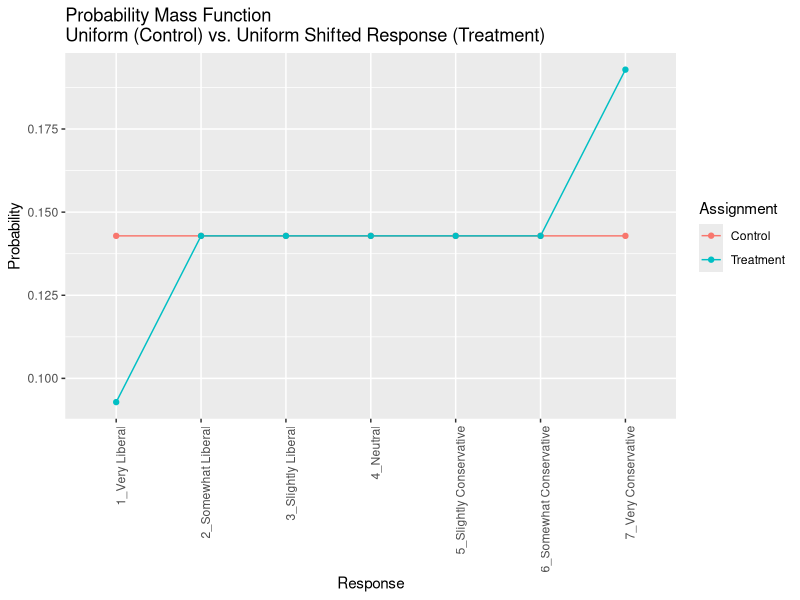

Recreate this plot in R. (Note: a time limit stopped this script after it produced the figure.)
## ---- chunk 1
# load packages 
library(data.table)
library(MASS)
library(ggplot2)

## ---- chunk 2
### GENERATE DATA ###
# Create survey category options
vecPolBias <- c('1_Very Liberal','2_Somewhat Liberal','3_Slightly Liberal',
                '4_Neutral','5_Slightly Conservative','6_Somewhat Conservative',
                '7_Very Conservative')
# The numbers preceeding the response options preserving ordinality by
# forcing alpha-numeric order.
vecPolBias

#Dynamically retrieve number of categories, and also convert to a vector
intNumCategories <- length(vecPolBias)
intNumCategories
vecCategoryNums <- seq(intNumCategories)
vecCategoryNums

# #Convert to data table
# dtOptions <- data.table('BiasNum'=vecCategoryNums, 'BiasRating'=vecPolBias)
# dtOptions
# 
# #Note, our bias number is just used in data generation.
# #It is not meant to imply linearity between categories,
# #as doing so would defeat their ordinal-only nature.

# Set our probabilities of selecting responses

#We'll start with a uniform distribution (equal odds of selecting any response)
#Set probs for being in CONTROL GROUP
vecProbC <- rep(1/intNumCategories, intNumCategories) #Control probs.
vecProbC

#Set probs for being in TREATMENT GROUP
vecProbT <- vecProbC  #Treatment probs. Set the same, identical distributions
vecProbT

#Now let's run a quick observational test to see if we can generate random uniform choices
#... commenting out
#sample(x=vecPolBias, size=10, prob=vecProbC, replace=TRUE)
#sample(x=vecPolBias, size=10, prob=vecProbT, replace=TRUE)

#Let's further test by generating a larger sample and observing their frequency
intSampSize <- 100000
vecSampleDataC <- sample(x=vecPolBias, size=intSampSize, prob=vecProbC, replace=TRUE)
vecSampleDataT <- sample(x=vecPolBias, size=intSampSize, prob=vecProbT, replace=TRUE)
vecSampleData <- c(vecSampleDataC, vecSampleDataT)

dt <- data.table('outcome'=vecSampleData, 
                 'treat'=c(rep(0, intSampSize), rep(1, intSampSize))
                 )
dt[, .N / intSampSize, keyby=.(treat,outcome)]
#Yup, it works!

#Quick peek at our data ... looks good ... commenting out
#dt[sample(.N,10)]

#Finally, we'll make a function so we can repeatedly randomly generate this data
GenRandData <- function(intSampSize, vecProbC, vecProbT) { 
  
  vecSampleDataC <- sample(x=vecPolBias, size=intSampSize, prob=vecProbC, replace=TRUE)
  vecSampleDataT <- sample(x=vecPolBias, size=intSampSize, prob=vecProbT, replace=TRUE)
  vecSampleData <- c(vecSampleDataC, vecSampleDataT)
  
  return(data.table('outcome'=vecSampleData, 
                    'treat'=c(rep(0, intSampSize), rep(1, intSampSize))
                    )
         )
}

#Test our function ... it works ... commenting out
#test <- GenRandData(intSampSize, vecProbC, vecProbT)
#test[sample(.N,10)]

## ---- chunk 3
### POWER TESTS ###

#We'll first generate a model along with some summary stats
#that eventually results in a p-Value.
intSampSize = 50000  #Very large sample produces consistent model
dt <- GenRandData(intSampSize, vecProbC, vecProbT)
m <- polr(as.factor(outcome) ~ treat, data = dt, Hess=TRUE)
summary(m)
tValue <- coef(summary(m))['treat', 't value']
tValue
pValue <- pnorm(abs(tValue), lower.tail=F) * 2
pValue
pValue < 0.05
## ---- chunk 4
#Now we'll wrap the above stuff in a function so we can replicate it
RepPVals <- function(intSampSize, vecProbC, vecProbT, pThresh=0.05) { 

  dt <- GenRandData(intSampSize, vecProbC, vecProbT)
  m <- polr(as.factor(outcome) ~ treat, data = dt, Hess=TRUE)
  tValue <- coef(summary(m))['treat', 't value']
  pValue <- pnorm(abs(tValue), lower.tail=F) * 2
  
  #return(pValue)
  return(pValue < pThresh)

}

#Test the function
intSampSize = 500
RepPVals(intSampSize, vecProbC, vecProbT, pThresh=0.05)

#Now we replicate the function a bunch of times!
intSampSize = 500
intNumReps <- 1000
pValsNull <- replicate(intNumReps, RepPVals(intSampSize, vecProbC, vecProbT, pThresh=0.05))
numDetected <- sum(pValsNull) / intNumReps
numDetected
## ---- chunk 5
### UNIFORM SHIFTED DISTRIBUTION, GENERATION ###

#Uniform Shifted Responses
numShiftFactor <- 0.05
vecProbT <- vecProbC + c(-numShiftFactor,0,0,0,0,0,numShiftFactor)
vecProbT

#Let's visually compare our control and treatment distrubitons

#We'll create a function to do this here that we'll call later as well
PlotDists <- function(vecProbC, vecProbT, strSubtitle='') { 

  dtPlot <- data.table('Response'=c(vecPolBias, vecPolBias),
                       'Assignment'=c(rep('Control',length(vecPolBias)),
                                      rep('Treatment',length(vecPolBias))),
                       'Probability'=c(vecProbC, vecProbT)
                       )
  
  ggplot(data=dtPlot, aes(x=Response, y=Probability, col=Assignment, group=Assignment)) +
   geom_line()+
   geom_point()+
   ggtitle(paste('Probability Mass Function\n',strSubtitle,sep='')) +
   theme(axis.text.x = element_text(angle = 90, hjust = 1))

}

PlotDists(vecProbC, vecProbT, 'Uniform (Control) vs. Uniform Shifted Response (Treatment)')

## ---- chunk 6
### UNIFORM SHIFTED DISTRIBUTION, POWER CURVES - LONG RUN TIME! ###

#Run a single test
intSampSize = 500
dt <- GenRandData(intSampSize, vecProbC, vecProbT)
m <- polr(as.factor(outcome) ~ treat, data = dt, Hess=TRUE)
summary(m)
tValue <- coef(summary(m))['treat', 't value']
tValue
pValue <- pnorm(abs(tValue), lower.tail=F) * 2
pValue
pValue < 0.05

#Now let's replicate it several times and see how many times it detects the difference.
intSampSize = 100
intNumReps <- 1000
pValsNull <- replicate(intNumReps, RepPVals(intSampSize, vecProbC, vecProbT, pThresh=0.05))
numDetected <- sum(pValsNull) / intNumReps
numDetected

#Finally, let's generate "power curves" from replicating this simulation with various
#effect sizes and N-sizes

vecSampSizeTrials <- c(10, 25, 50, 100, 250, 500, 1000)
vecShiftFactorTrials <- seq(5) / 50  #(0.02, 0.04, 0.06, 0.08, 0.10)

#Start a data table with just our sample sizes (we'll fill in the rest as the experiment churns)
dtResultsUniShift <- data.table('NumResponses'=vecSampSizeTrials)
dtResultsUniShift

#Poor man's Grid Search to generate results ...
for (numShiftFactor in vecShiftFactorTrials){
  vecResults <- c(0) #Just a dummy value
  
  for (intSampSize in vecSampSizeTrials){
    
    vecProbT <- vecProbC + c(-numShiftFactor,0,0,0,0,0,numShiftFactor)
    pValsNull <- replicate(intNumReps, RepPVals(intSampSize, vecProbC, vecProbT, pThresh=0.05))
    numDetected <- sum(pValsNull) / intNumReps
    vecResults <- c(vecResults, numDetected)
    
    #print(intSampSize)
    #print(numShiftFactor)
    #print(numDetected)
    
  }
  print(vecResults[-1:-1])
  dtResultsUniShift[, paste('ATE',numShiftFactor,sep='') := vecResults[-1:-1] ]
  
}

dtResultsUniShift
dtResultsUniShift #Not sure why, but it takes calling this twice to see the results

#Save results to disk
fwrite(dtResultsUniShift, 'dtResultsUniShift.csv')
## ---- chunk 7
### UNIFORM TILTED DISTRIBUTION GENERATION ###

#Uniform Tilted Responses
numMaxTiltFactor <- 0.05
vecProbT <- vecProbC + c(-numMaxTiltFactor,-numMaxTiltFactor*2/3,-numMaxTiltFactor*1/3,0,
                         numMaxTiltFactor*1/3,numMaxTiltFactor*2/3,numMaxTiltFactor)
vecProbT

#Visually compare our control and treatment distrubitons
PlotDists(vecProbC, vecProbT, 'Uniform (Control) vs. Uniform Shifted Response (Treatment)')

## ---- chunk 8
### UNIFORM TILTED DISTRIBUTION, POWER CURVES - LONG RUN TIME! ###

#Run a single test
intSampSize = 500
dt <- GenRandData(intSampSize, vecProbC, vecProbT)
m <- polr(as.factor(outcome) ~ treat, data = dt, Hess=TRUE)
summary(m)
tValue <- coef(summary(m))['treat', 't value']
tValue
pValue <- pnorm(abs(tValue), lower.tail=F) * 2
pValue
pValue < 0.05

#Now let's replicate it several times and see how many times it detects the difference.
intSampSize = 100
intNumReps <- 1000
pValsNull <- replicate(intNumReps, RepPVals(intSampSize, vecProbC, vecProbT, pThresh=0.05))
numDetected <- sum(pValsNull) / intNumReps
numDetected

#Finally, let's generate "power curves" from replicating this simulation with various
#effect sizes and N-sizes

vecSampSizeTrials <- c(25, 50, 100, 250, 500, 1000)
#vecSampSizeTrials <- c(25, 50)
vecMaxTiltFactorTrials <- seq(5) / 50  #(0.02, 0.04, 0.06, 0.08, 0.10)
#vecMaxTiltFactorTrials <- seq(2) / 50  #(0.02, 0.04)

#Start a data table with just our sample sizes (we'll fill in the rest as the experiment churns)
dtResults <- data.table('NumResponses'=vecSampSizeTrials)
dtResults

#Poor man's Grid Search to generate results ...
for (numMaxTiltFactor in vecMaxTiltFactorTrials){
  vecResults <- c(0) #Just a dummy value

  for (intSampSize in vecSampSizeTrials){

    vecProbT <- vecProbC + c(-numMaxTiltFactor,-numMaxTiltFactor*2/3,-numMaxTiltFactor*1/3,0,
                             numMaxTiltFactor*1/3,numMaxTiltFactor*2/3,numMaxTiltFactor)
    pValsNull <- replicate(intNumReps, RepPVals(intSampSize, vecProbC, vecProbT, pThresh=0.05))
    numDetected <- sum(pValsNull) / intNumReps
    vecResults <- c(vecResults, numDetected)
    
  }
  print(vecResults[-1:-1])
  dtResults[, paste('ATE',numMaxTiltFactor,sep='') := vecResults[-1:-1] ]

}

dtResults
dtResults #Not sure why, but it takes calling this twice to see the results

#Save results to disk
fwrite(dtResults, 'dtResultsUniTilt.csv')
## ---- chunk 9
### NORMAL SHIFTED DISTRIBUTION GENERATION ###

#First create the control group distribution
vecCenteredNums <- vecCategoryNums - 4 #Centers 'neutral' category at 0
numNormSpike <- 0.7  #Adjusts the 'spikiness' of the normal distribution, higher is spikier
numNormShift <- 1  #Adjusts the shift of the treatment group

#Quick function to normalize the probability mass to sum to 1
NormalizeMass <- function(distIn) {
  return(distIn/sum(distIn))
}

vecProbC <- NormalizeMass(dnorm((vecCenteredNums-0) * numNormSpike))
vecProbC

#Create the treatment group distribution
vecProbT <- NormalizeMass(dnorm((vecCenteredNums-numNormShift) * numNormSpike))
vecProbT

#Visually compare our control and treatment distrubitons
PlotDists(vecProbC, vecProbT, 'Normal (Control) vs. Normal Shifted Response (Treatment)')

## ---- chunk 10
### NORMAL SHIFTED DISTRIBUTION POWER CURVES - LONG RUN TIME! ###

#Run a single test
intSampSize = 500
dt <- GenRandData(intSampSize, vecProbC, vecProbT)
m <- polr(as.factor(outcome) ~ treat, data = dt, Hess=TRUE)
summary(m)
tValue <- coef(summary(m))['treat', 't value']
tValue
pValue <- pnorm(abs(tValue), lower.tail=F) * 2
pValue
pValue < 0.05

#Now let's replicate it several times and see how many times it detects the difference.
intSampSize = 100
intNumReps <- 1000
pValsNull <- replicate(intNumReps, RepPVals(intSampSize, vecProbC, vecProbT, pThresh=0.05))
numDetected <- sum(pValsNull) / intNumReps
numDetected

#Finally, let's generate "power curves" from replicating this simulation with various
#effect sizes and N-sizes

vecSampSizeTrials <- c(25, 50, 100, 250, 500, 1000)
#vecSampSizeTrials <- c(25, 50)
vecNormShiftTrials <- c(0.25, 0.5, 0.75, 1, 1.5, 2)
#vecNormShiftTrials <- c(0.25, 0.5)

#Start a data table with just our sample sizes (we'll fill in the rest as the experiment churns)
dtResults <- data.table('NumResponses'=vecSampSizeTrials)
dtResults

#Poor man's Grid Search to generate results ...
for (numNormShift in vecNormShiftTrials){
  vecResults <- c(0) #Just a dummy value

  for (intSampSize in vecSampSizeTrials){

    vecProbT <- NormalizeMass(dnorm((vecCenteredNums-numNormShift) * numNormSpike))
    pValsNull <- replicate(intNumReps, RepPVals(intSampSize, vecProbC, vecProbT, pThresh=0.05))
    numDetected <- sum(pValsNull) / intNumReps
    vecResults <- c(vecResults, numDetected)
    
  }
  print(vecResults[-1:-1])
  dtResults[, paste('ATE',numNormShift,sep='') := vecResults[-1:-1] ]

}

dtResults
dtResults #Not sure why, but it takes calling this twice to see the results

#Save results to disk
fwrite(dtResults, 'dtResultsNormShift.csv')
## ---- chunk 11
